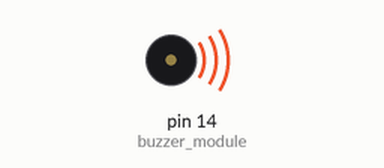
A sketch run on a simulated Arduino Uno, built with avr-gcc and run on an emulated ATmega328P. On the bench: buzzer (waves = sounding, pin HIGH).

Above: at 0.5 s.
Timing chart, 0 to 4.6 s (numbered marks = the images above):
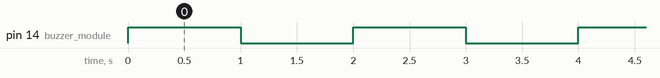

The sketch:

lAB2.ino
```cpp
int buzzer_module = 14;  //D5
void setup() {
pinMode(buzzer_module, OUTPUT);
}
void loop() {
digitalWrite(buzzer_module, HIGH);
 delay(1000);
digitalWrite(buzzer_module, LOW);
 delay(1000);
}
```

Measured:
- by itself, pin 14 (buzzer_module): alternates HIGH for 1.0 s and LOW for 1.0 s
